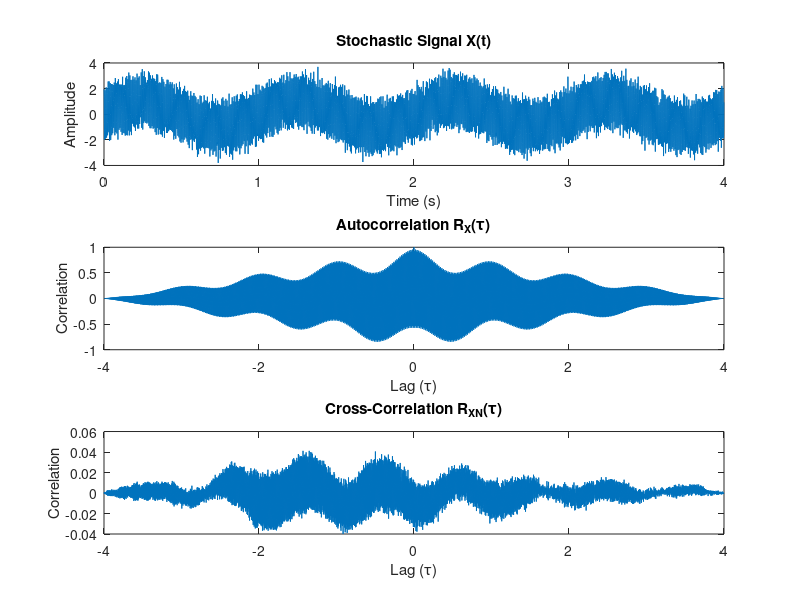

Recreate this plot in MATLAB. (Note: this script raises an error after producing the figure.)
clc
clear
% Parameters
f1 = 1; % Frequency in Hz
f2 = 150; % Frequency in Hz
sigma_sq = 0.1; % Variance of noise
duration = 4; % Duration in seconds
Fs = 1000; % Sampling frequency in Hz

% Time vector
t = 0:1/Fs:duration-1/Fs;

% Stochastic signal
X = sin(2*pi*f1*t) + 2*cos(2*pi*f2*t) + sqrt(sigma_sq)*randn(size(t));

% Autocorrelation
[RX, lags] = xcorr(X, 'coeff');

% White Gaussian noise
N = sqrt(sigma_sq)*randn(size(t));

% Cross-correlation
[RXN, lags] = xcorr(X, N, 'coeff');

% Plotting
figure;

subplot(3,1,1);
plot(t, X);
title('Stochastic Signal X(t)');
xlabel('Time (s)');
ylabel('Amplitude');

subplot(3,1,2);
plot(lags/Fs, RX);
title('Autocorrelation R_X(\tau)');
xlabel('Lag (\tau)');
ylabel('Correlation');

subplot(3,1,3);
plot(lags/Fs, RXN);
title('Cross-Correlation R_{XN}(\tau)');
xlabel('Lag (\tau)');
ylabel('Correlation');

sgtitle('Stochastic Signal Analysis');
